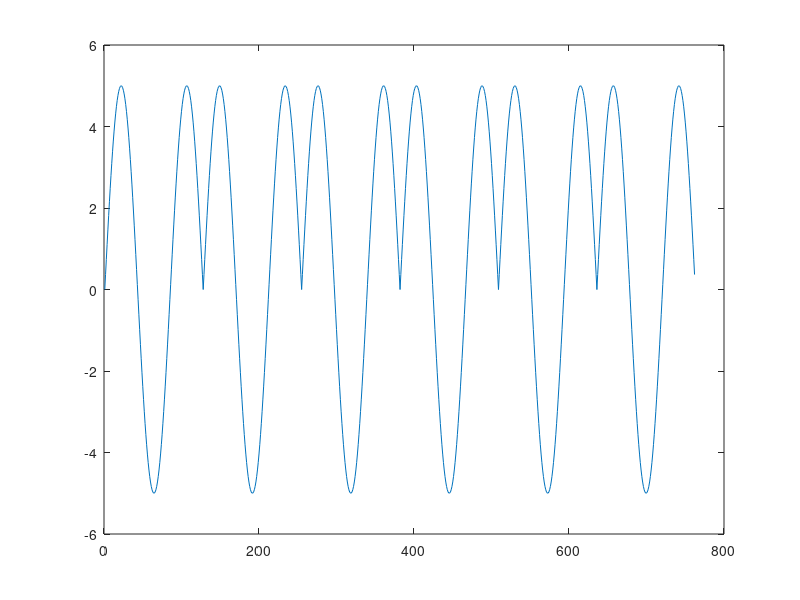

Reproduce this figure in MATLAB.
amp=5; 
fs=2000000;
freq=15750;
period=1/freq;
values=0:1/fs:period;
a=amp*sin(2*pi*3/2*freq*values);

for i=1:1:5
   a = [a amp*sin(2*pi*3/2*freq*values - i*period)]; 
end

plot(a)
%create_pwl(a, fs, 'sin32corta.pwl');